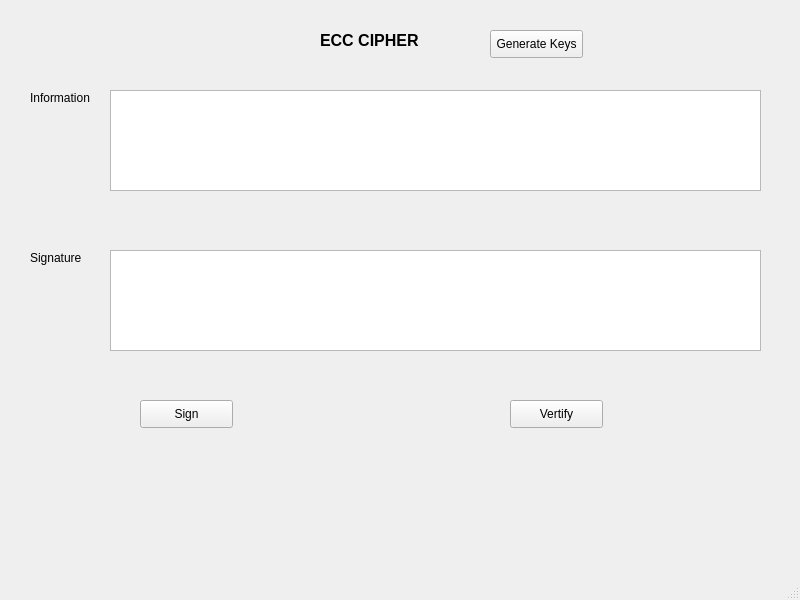
<?xml version="1.0" encoding="UTF-8"?>
<ui version="4.0">
 <class>MainWindow</class>
 <widget class="QMainWindow" name="MainWindow">
  <property name="geometry">
   <rect>
    <x>0</x>
    <y>0</y>
    <width>800</width>
    <height>600</height>
   </rect>
  </property>
  <property name="windowTitle">
   <string>MainWindow</string>
  </property>
  <widget class="QWidget" name="centralwidget">
   <widget class="QLabel" name="label">
    <property name="geometry">
     <rect>
      <x>320</x>
      <y>20</y>
      <width>151</width>
      <height>41</height>
     </rect>
    </property>
    <property name="font">
     <font>
      <pointsize>12</pointsize>
      <weight>75</weight>
      <bold>true</bold>
     </font>
    </property>
    <property name="text">
     <string>ECC CIPHER</string>
    </property>
   </widget>
   <widget class="QPushButton" name="pushButton">
    <property name="geometry">
     <rect>
      <x>490</x>
      <y>30</y>
      <width>93</width>
      <height>28</height>
     </rect>
    </property>
    <property name="text">
     <string>Generate Keys</string>
    </property>
   </widget>
   <widget class="QLabel" name="label_2">
    <property name="geometry">
     <rect>
      <x>30</x>
      <y>90</y>
      <width>81</width>
      <height>16</height>
     </rect>
    </property>
    <property name="text">
     <string>Information</string>
    </property>
   </widget>
   <widget class="QLabel" name="label_3">
    <property name="geometry">
     <rect>
      <x>30</x>
      <y>250</y>
      <width>81</width>
      <height>16</height>
     </rect>
    </property>
    <property name="text">
     <string>Signature</string>
    </property>
   </widget>
   <widget class="QTextEdit" name="textEdit">
    <property name="geometry">
     <rect>
      <x>110</x>
      <y>90</y>
      <width>651</width>
      <height>101</height>
     </rect>
    </property>
   </widget>
   <widget class="QTextEdit" name="textEdit_2">
    <property name="geometry">
     <rect>
      <x>110</x>
      <y>250</y>
      <width>651</width>
      <height>101</height>
     </rect>
    </property>
   </widget>
   <widget class="QPushButton" name="pushButton_2">
    <property name="geometry">
     <rect>
      <x>140</x>
      <y>400</y>
      <width>93</width>
      <height>28</height>
     </rect>
    </property>
    <property name="text">
     <string>Sign</string>
    </property>
   </widget>
   <widget class="QPushButton" name="pushButton_3">
    <property name="geometry">
     <rect>
      <x>510</x>
      <y>400</y>
      <width>93</width>
      <height>28</height>
     </rect>
    </property>
    <property name="text">
     <string>Vertify</string>
    </property>
   </widget>
  </widget>
  <widget class="QMenuBar" name="menubar">
   <property name="geometry">
    <rect>
     <x>0</x>
     <y>0</y>
     <width>800</width>
     <height>26</height>
    </rect>
   </property>
  </widget>
  <widget class="QStatusBar" name="statusbar"/>
 </widget>
 <resources/>
 <connections/>
</ui>
